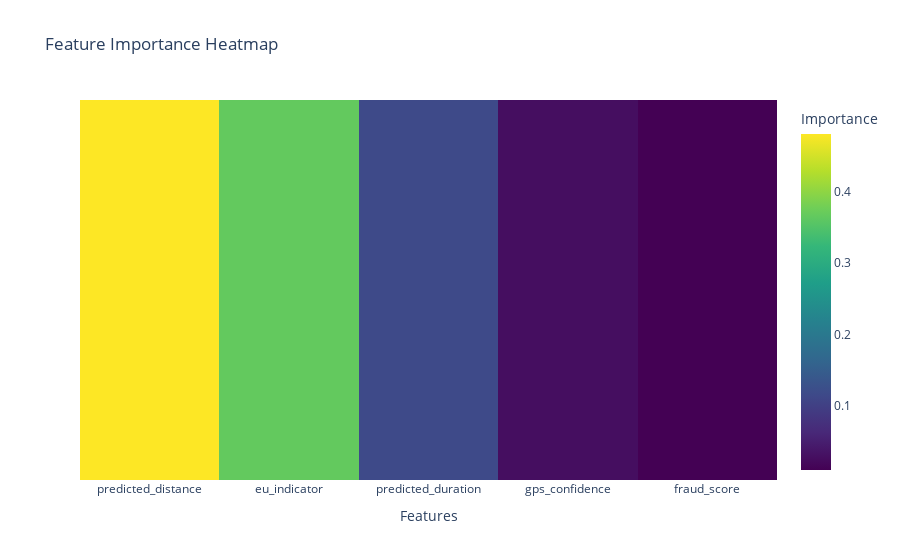

The notebook cell this image was saved under:
### Code cell
import plotly.graph_objs as go

# Get feature importances from the trained Decision Tree model
feature_importances = DT_model.feature_importances_

# Create a DataFrame to store feature names and their importances
feature_names = X_train.columns
feature_importance_df = pd.DataFrame({'Feature': feature_names, 'Importance': feature_importances})

# Sort the features by importance in descending order
feature_importance_df = feature_importance_df.sort_values(by='Importance', ascending=False)

# Create a heatmap trace
heatmap_trace = go.Heatmap(
    x=feature_importance_df['Feature'],
    y=['Feature Importance'],
    z=[feature_importance_df['Importance']],
    colorscale='Viridis',
    colorbar=dict(title='Importance')
)

# Create a layout for the heatmap
heatmap_layout = go.Layout(
    title='Feature Importance Heatmap',
    xaxis=dict(title='Features'),
    yaxis=dict(showticklabels=False)
)

# Create a figure and plot the heatmap
heatmap_fig = go.Figure(data=[heatmap_trace], layout=heatmap_layout)
heatmap_fig.show()

### Figure 1 — Plotly figure (JSON) as saved in the notebook; plotly's stock layout.template omitted (floating-point values rounded to 4 significant figures)
{"data": [{"colorbar": {"title": {"text": "Importance"}}, "colorscale": [[0, "#440154"], [0.1111, "#482878"], [0.2222, "#3e4989"], [0.3333, "#31688e"], [0.4444, "#26828e"], [0.5556, "#1f9e89"], [0.6667, "#35b779"], [0.7778, "#6ece58"], [0.8889, "#b5de2b"], [1, "#fde725"]], "type": "heatmap", "x": ["predicted_distance", "eu_indicator", "predicted_duration", "gps_confidence", "fraud_score"], "y": ["Feature Importance"], "z": [[0.4811, 0.3661, 0.1156, 0.02742, 0.00981]]}], "layout": {"title": {"text": "Feature Importance Heatmap"}, "xaxis": {"title": {"text": "Features"}}, "yaxis": {"showticklabels": false}}}
